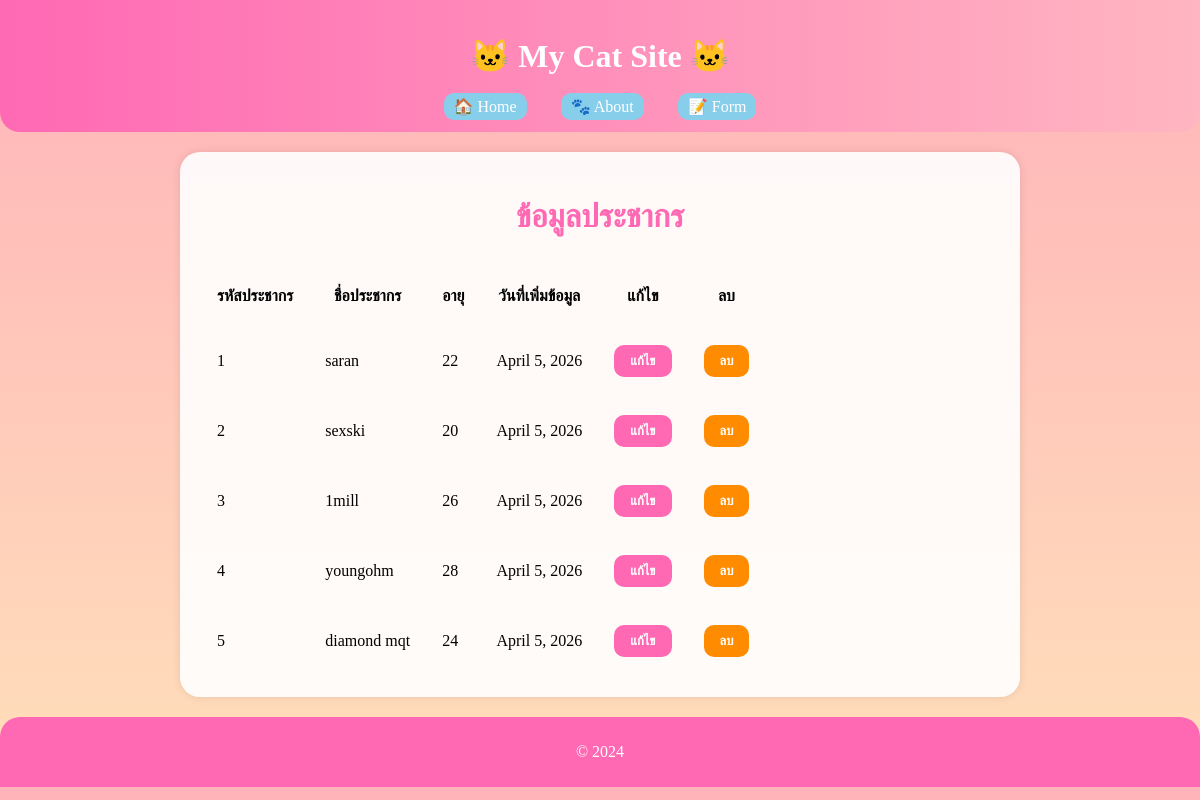
The page / on the database its author committed.
### myapp/models.py (models this page shows, shortened)
class Person(models.Model):
    name = models.CharField(max_length=100)
    age = models.IntegerField()
    date = models.DateField(auto_now_add=True)

### myapp/views.py (the view)
# urls.py: path('', views.index),
def index(request):
       all_Person = Person.objects.all()
       return render(request, "index.html" , {"all_Person": all_Person})

### myapp/templates/index.html (shortened to what this page needs)
{% extends "base.html" %}
{% block content %}
  <section class="py-5">
    <div class="container">
      <div class="row">
        <div class="col-12">
          <h2>
            ข้อมูลประชากร
          </h2>
          <div class="card shadow-sm">
            <div class="card-body p-0" style="max-width: 100%; margin: 0 auto;">
              <div class="table-responsive">
                <table class="table table-hover table-striped mb-0">
                  <thead class="table-primary">
                    <tr>
                      <th scope="col" class="text-center" style="padding: 20px 15px;">รหัสประชากร</th>
                      <th scope="col" style="padding: 20px 15px;">ชื่อประชากร</th>
                      <th scope="col" class="text-center" style="padding: 20px 15px;">อายุ</th>
                      <th scope="col" style="padding: 20px 15px;">วันที่เพิ่มข้อมูล</th>
                      <th scope="col" class="text-center" style="padding: 20px 15px;">แก้ไข</th>
                      <th scope="col" class="text-center" style="padding: 20px 15px;">ลบ</th>
                    </tr>
                  </thead>
                  <tbody>
                    {% for person in all_Person %}
                      <tr>
                        <td class="text-center" style="padding: 18px 15px;">{{ person.id }}</td>
                        <td style="padding: 18px 15px;">{{ person.name }}</td>
                        <td class="text-center" style="padding: 18px 15px;">{{ person.age }}</td>
                        <td style="padding: 18px 15px;">{{ person.date }}</td>
                        <td class="text-center" style="padding: 18px 15px;">
                          <a href="/form/{{ person.id }}/" class="btn-edit">
                             แก้ไข
                          </a>
                        </td>
                        <td class="text-center" style="padding: 18px 15px;">
                          <a href="/delete/{{ person.id }}/"
                             class="btn-delete"
                             onclick="return confirm('คุณต้องการลบข้อมูล {{ person.name }} หรือไม่?')">
                             ลบ
                          </a>
                        </td>
                      </tr>
                    {% endfor %}
                  </tbody>
                </table>
              </div>
            </div>
          </div>
        </div>
      </div>
    </div>
  </section>
{% endblock %}

### myapp/templates/base.html (shortened to what this page needs)
<!DOCTYPE html>
<html lang="th">
<head>
</head>
<body>
    <header>
        <h1>🐱 My Cat Site 🐱</h1>
        <nav>
            <a href="/">🏠 Home</a>
            <a href="/about">🐾 About</a>
            <a href="/form">📝 Form</a>
        </nav>
    </header>
    <main>
        {% block content %}{% endblock %}
    </main>
    <footer>
        <p>&copy; 2024</p>
    </footer>
</body>
</html>

### myapp/templates/base.html (style rules this page uses)
body { font-family: 'Comic Sans MS', cursive; background: linear-gradient(to bottom, #ffb3ba, #ffdfba); margin: 0; padding: 0; }
header { background: linear-gradient(to right, #ff69b4, #ffb6c1); color: white; padding: 1rem; text-align: center; border-radius: 0 0 20px 20px; }
nav { margin-top: 10px; }
nav a { color: #fff; text-decoration: none; margin: 0 15px; background: #87ceeb; padding: 5px 10px; border-radius: 10px; }
main { padding: 20px; max-width: 800px; margin: 20px auto; background: rgba(255,255,255,0.9); min-height: 400px; border-radius: 20px; box-shadow: 0 0 10px rgba(0,0,0,0.1); }
footer { background: #ff69b4; color: white; text-align: center; padding: 10px; border-radius: 20px 20px 0 0; }

### myapp/templates/index.html (style rules this page uses)
h2 { color: #ff69b4; text-align: center; font-size: 2em; margin-bottom: 30px; font-weight: bold; }
.btn-edit, .btn-delete { padding: 8px 16px; border-radius: 10px; color: white; border: none; font-weight: bold; text-decoration: none; display: inline-block; transition: all 0.3s ease; cursor: pointer; font-size: 13px; }
.btn-edit { background-color: #ff69b4; }
.btn-delete { background-color: #ff8c00; }

### rows shown on the page
Person: id "1", name "saran", age "22", date "April 5, 2026"
Person: id "2", name "sexski", age "20", date "April 5, 2026"
Person: id "3", name "1mill", age "26", date "April 5, 2026"
Person: id "4", name "youngohm", age "28", date "April 5, 2026"
Person: id "5", name "diamond mqt", age "24", date "April 5, 2026"
